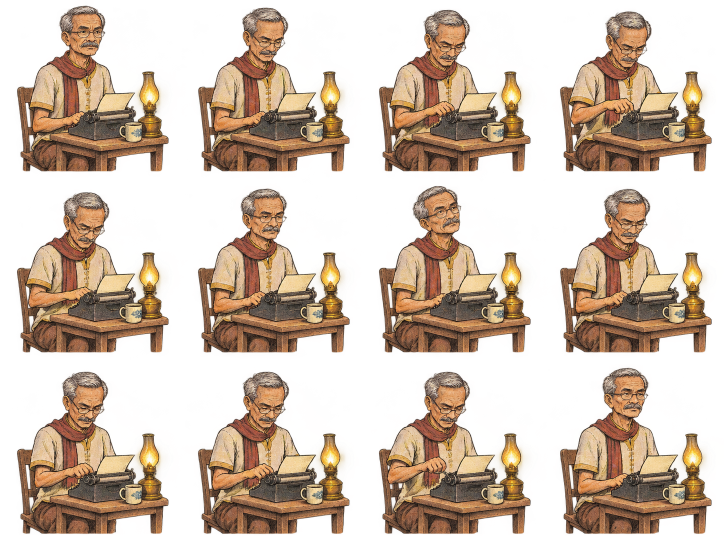
#> input picture extension/agents/phi-chatgpt.png, 1448 x 1086 px (shown at 1/2 size); its folder holds 4 pictures in this run
$ python build-sprite-registration.py
#> lines starting #> are read from the running program, lines starting #| are printed output that depends on the picture; long printed decimals are rounded
"""ล็อกพื้นยืนของตัวละคร 12 เฟรม

อ่าน atlas โปร่งใส 4x3 ของทุกแผนกจาก extension/agents/phi-<id>.png
วัดขอบล่างของพิกเซลที่ไม่โปร่งใสในแต่ละเฟรม (เป็น % ของความสูงช่อง)
แล้วเขียนค่าชดเชยให้ทุกเฟรมยืนบนพื้นระดับเดียวกัน — ตัวละครจะไม่เด้งขึ้นลงเวลาเล่นแอนิเมชัน

ผลลัพธ์ 2 ไฟล์:
  extension/sprite-registration.json  ข้อมูลที่วัดได้ + sha256 ของ PNG (ให้ scripts/test-sprite-registration.mjs ตรวจ)
  extension/sprite-registration.js    ค่าที่ส่วนขยายใช้จริงตอนรัน

รัน:  python scripts/build-sprite-registration.py     (ต้องมี Pillow)
ต้องรันใหม่ทุกครั้งที่สร้าง atlas ตัวละครใหม่ (scripts/build-icons.py)
"""
import hashlib
import io
import json
from pathlib import Path

from PIL import Image

ROOT = Path(__file__).resolve().parent.parent
IDS = ['chatgpt', 'flow', 'meta', 'voice', 'edit']
COLS, ROWS = 4, 3
FRAMES = COLS * ROWS


def floors_of(path):
    """ขอบล่างของตัวละครในแต่ละเฟรม เป็น % ของความสูงช่อง"""
    im = Image.open(path).convert('RGBA')
#> im is the input picture: PIL image 1448x1086 RGBA; mean R, G, B, A 97.3, 64.3, 43.8, 113.1
    width, height = im.size
#> width = 1448; height = 1086
    alpha = im.split()[3]
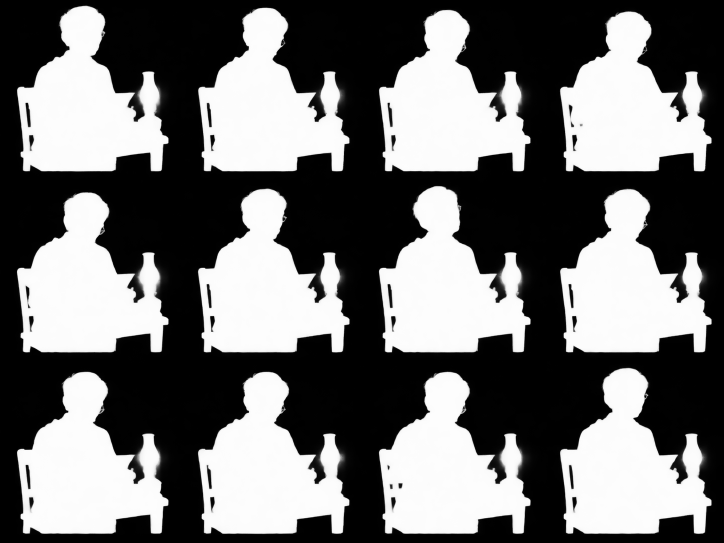
#> alpha: PIL image 1448x1086 L (shown at 1/2 size); min 0, max 255, mean 113.1
    cell_w, cell_h = width / COLS, height / ROWS
#> cell_w = 362; cell_h = 362
    out = []
    for index in range(FRAMES):
        row, col = divmod(index, COLS)
        cell = alpha.crop((
            int(round(col * cell_w)), int(round(row * cell_h)),
            int(round((col + 1) * cell_w)), int(round((row + 1) * cell_h)),
        ))
        box = cell.getbbox()
        bottom = box[3] if box else cell.size[1]
        out.append(round(bottom * 100.0 / cell.size[1], 5))
#> this loop made 12 passes
#> (box, bottom) on passes 1 to 12: ((0, 0, 362, 362), 362), ((0, 12, 362, 362), 362), ((0, 15, 362, 362), 362), ((0, 13, 361, 362), 362), ((0, 0, 362, 362), 362), ((0, 0, 362, 362), 362), ((0, 0, 362, 362), 362), ((0, 0, 362, 362), 362), ((0, 0, 362, 362), 362), ((0, 0, 362, 362), 362), ((0, 0, 362, 349), 349), ((0, 0, 362, 362), 362)
#> pass 1, in floors_of, `cell = alpha.crop(( int(round(col * cell_w)), int(round(row * cell_h))..`:
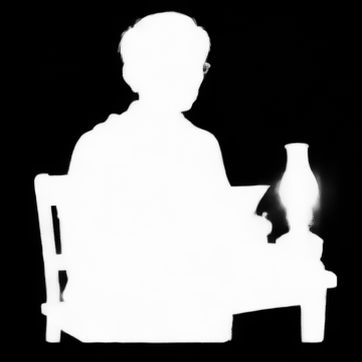
#> cell: PIL image 362x362 L; min 0, max 255, mean 113
#> pass 2, in floors_of, `cell = alpha.crop(( int(round(col * cell_w)), int(round(row * cell_h))..`:
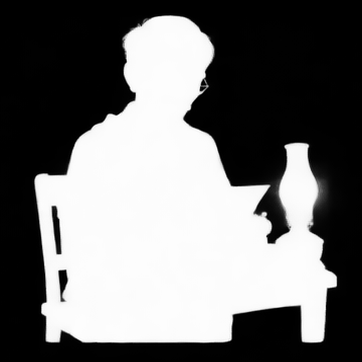
#> cell: PIL image 362x362 L; min 0, max 255, mean 112.3
#> pass 3, in floors_of, `cell = alpha.crop(( int(round(col * cell_w)), int(round(row * cell_h))..`:
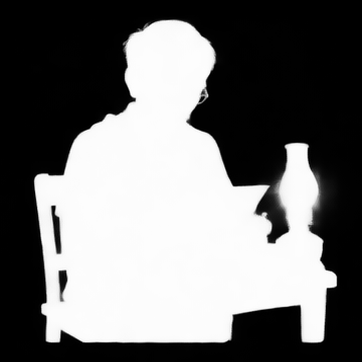
#> cell: PIL image 362x362 L; min 0, max 255, mean 112.8
#> after the loop, out = [100, 100, 100, 100, 100, 100, 100, 100, 100, 100, 96.41, 100]
    return width, height, out


def main():
    characters = {}
    for cid in IDS:
        path = ROOT / 'extension' / 'agents' / f'phi-{cid}.png'
        width, height, floors = floors_of(path)
#> width = 1448; height = 1086; floors has the same summary as out in floors_of
        reference = round(sum(floors) / len(floors), 5)
#> reference = 99.7
        frames = []
        for source in floors:
            y = round(reference - source, 5)
            frames.append({
                'scale': 1, 'x': 0, 'y': y,
                'sourceFloor': source,
                'registeredFloor': round(source + y, 5),
                'error': round(abs(source + y - reference), 5),
                'unregisteredError': round(abs(source - reference), 5),
            })
#> this loop made 12 passes
#> (source, y) on passes 1 to 12: (100, -0.299), (100, -0.299), (100, -0.299), (100, -0.299), (100, -0.299), (100, -0.299), (100, -0.299), (100, -0.299), (100, -0.299), (100, -0.299), (96.41, 3.29), (100, -0.299)
#> after the loop, frames = 12 items
        characters[cid] = {
            'image': f'agents/phi-{cid}.png',
            'sha256': hashlib.sha256(path.read_bytes()).hexdigest(),
            'width': width, 'height': height,
            'referenceFloor': reference,
            'frames': frames,
        }
        worst = max(f['unregisteredError'] for f in frames)
#> worst = 3.29
        print(f'{cid}: พื้นอ้างอิง {reference}% · เบี่ยงมากสุดก่อนปรับ {worst}%')
#| chatgpt: พื้นอ้างอิง 99.701% · เบี่ยงมากสุดก่อนปรับ 3.2919%

    doc = {
        'version': 2,
        'description': 'วัดพื้นยืนของตัวละคร ผี 1 บาททั้ง 12 เฟรมจากพิกเซลจริงใน extension/agents/phi-*.png '
                       'แล้วล็อกให้พื้นอยู่ระดับเดียวกันทุกเฟรม (สร้างด้วย scripts/build-sprite-registration.py)',
        'characters': characters,
    }
    json_path = ROOT / 'extension' / 'sprite-registration.json'
    io.open(json_path, 'w', encoding='utf-8', newline='\n').write(
        json.dumps(doc, ensure_ascii=False, indent=2) + '\n')

    pose = {cid: [{'scale': f['scale'], 'x': f['x'], 'y': f['y']} for f in c['frames']]
            for cid, c in characters.items()}
    js_path = ROOT / 'extension' / 'sprite-registration.js'
    io.open(js_path, 'w', encoding='utf-8', newline='\n').write(
        '// สร้างจาก extension/sprite-registration.json ด้วย scripts/build-sprite-registration.py — ไฟล์ PNG ไม่ถูกแก้\n'
        'export const SPRITE_REGISTRATION = ' + json.dumps(pose, ensure_ascii=False, indent=2) + '\n')
    print(f'เขียนแล้ว: {json_path.name} และ {js_path.name}')


if __name__ == '__main__':
#> (the run stopped early here; a loop or call above may not have finished)
